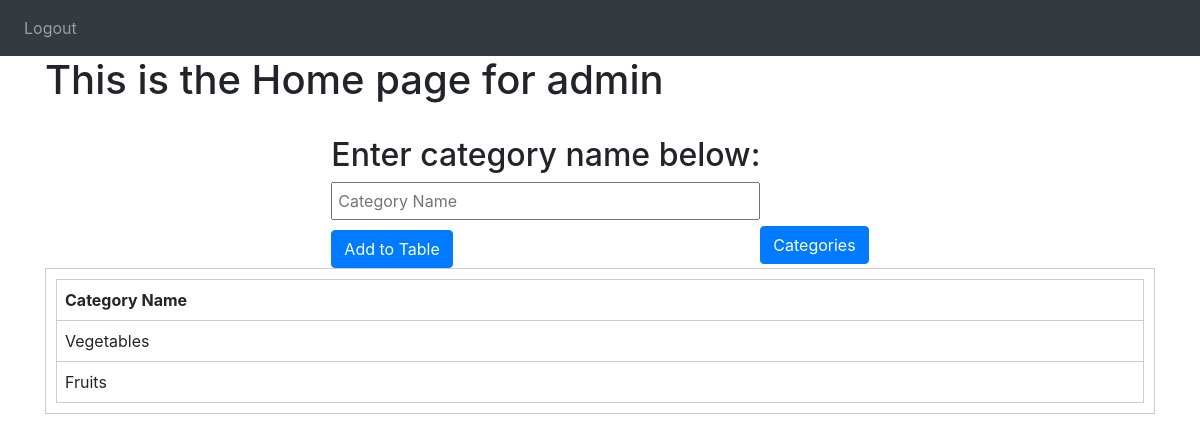
Page /adminhomecategories on the earlier database version.
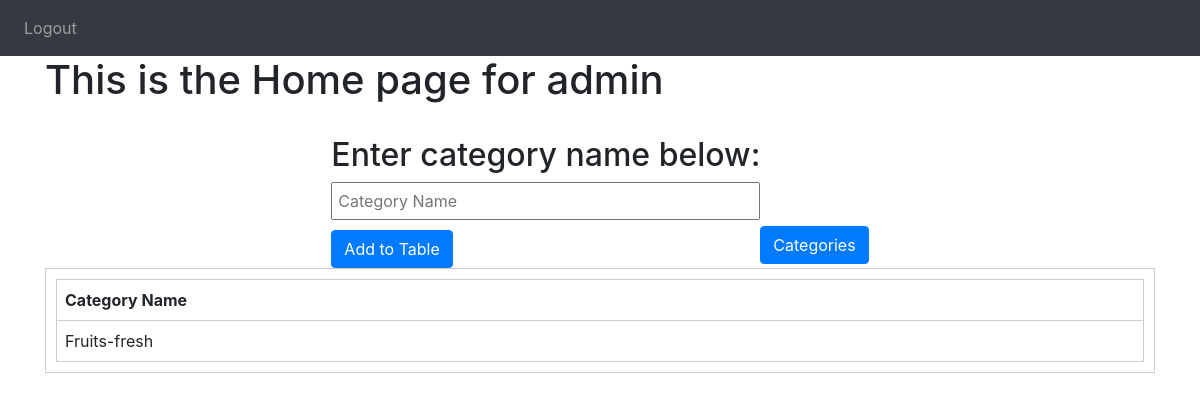
Same page on the later database version.
### GroceryWebapp/models.py (models this page shows)
class Categories(db.Model,UserMixin):
    id=db.Column(db.Integer,primary_key=True)
    cat_name=db.Column(db.String(150),unique=True,nullable=False)

### GroceryWebapp/main.py (the view, shortened to what this page needs)
@main.route('/adminhomecategories', methods=['GET', 'POST'])
def adminhomecategories():
    data = Categories.query.all()
    return render_template("home_admin.html", bool=True, data=data)

### GroceryWebapp/templates/home_admin.html (shortened to what this page needs)
{% extends "base.html" %} {% block head %} {{ super() }}
<link rel="stylesheet" href="{{ url_for('static', filename= 'demo.css') }}">
<link rel="stylesheet" href="{{ url_for('static', filename= 'demo2.css') }}">
{% endblock %}
{% block nav %}
<nav class="navbar navbar-expand-lg navbar-dark bg-dark">
  <div class="collapse navbar-collapse" id="navbar">
    <div class="navbar-nav">
      <a class="nav-item nav-link" id="home" href="/">Logout</a>
    </div>
  </div>
</nav>
{% endblock %}
{% block content %}
<h1>This is the Home page for admin</h1>
{% if bool==True %}
{% if boolcat==True %}
<h1>List of Categories</h1>
<br>
<div id="table-container">
  <table id="dataTable">
    <tr>
      <th>Category Name</th>
    </tr>
    {% for row in data %}
      <tr>
        <td>{{ row.cat_name }}</td>
        <td>
          <a href="{{ url_for('main.update_category', categories_id=row.id) }}" class="btn btn-primary">Edit</a>
          <a href="{{ url_for('main.delete_category', categories_id=row.id) }}" class="btn btn-danger">Delete</a>
          <a href="{{ url_for('main.add_item', categories_id=row.id) }}" class="btn btn-success">Add Item</a>
          <a href="{{ url_for('main.view_items', categories_id=row.id,type='1')}}" class="btn btn-warning">View Items</a>
        </td>
      </tr>
    {% endfor %}
  </table>
</div>
<form action="/admin-home{{ 'true' if bool1 else 'false' }} " method="post" style="display: flex;justify-content: center;align-items: center;margin-top:20px">
  <button type="submit" class="btn btn-primary">Add New Category</button>
</form>
{% else %}
<br>
<div class="buttonwrap">
<div>
  <h2>Enter category name below:</h2>
  <form action="/adminhomecategories" method="post">
    <input type="text" name="category_name" placeholder="Category Name">
    <button type="submit" class="btn btn-primary">Add to Table</button>
  </form>
</div>
<div>
  <form action="/adminshowcategories" method="post" style="margin-top:90px;">
    <button type="submit" class="btn btn-primary">Categories</button>
  </form>
</div>
</div>
<div id="table-container">
  <table id="dataTable">
    <tr>
      <th>Category Name</th>
    </tr>
    {% for row in data %}
      <tr>
        <td>{{ row.cat_name }}</td>
      </tr>
    {% endfor %}
  </table>
</div>
{% endif %}
{% endif %}
{% endblock %}

Differences in the rows shown:
removed Categories: cat_name "Vegetables"
removed Categories: cat_name "Fruits"
added Categories: cat_name "Fruits-fresh"
